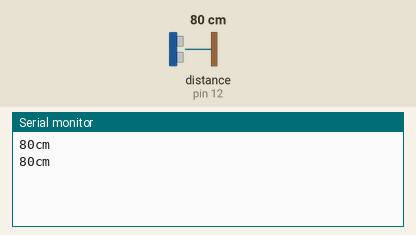
Recording of a sketch running on a simulated Arduino Mega 2560, built with avr-gcc and run on an emulated ATmega2560. On the bench: the last lines printed to the serial monitor. Inputs (shaded band) come from the test bench; at power-on: distance to the obstacle (sensor on pin 12) 80 cm. The echo pulse lasts 58.3 µs per cm.

Above: at 2.2 s.
2.3 s: distance to the obstacle (sensor on pin 12) set to 2 cm
At 3.6 s:
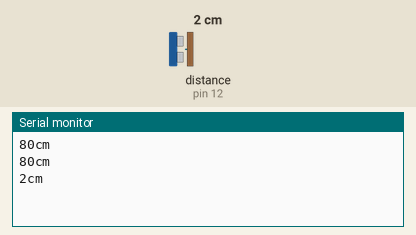
3.8 s: distance to the obstacle (sensor on pin 12) set to 4 cm
At 4.5 s:
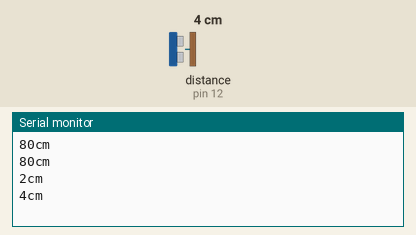
Timing chart, 0 to 6.8 s (numbered marks = the images above; inputs shaded):
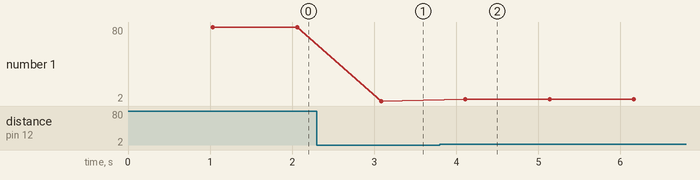

Measured:
- after the input at 2.3 s, the serial monitor: prints a new line after 0.79 s (image 1)
- after the input at 3.8 s, the serial monitor: prints a new line after 0.31 s (image 2)
- plotted number 1: 80 → 2 after the input at 2.3 s, 2 → 4 after the input at 3.8 s

The sketch:

LESSON11_MEGA.ino
```cpp
#include "SR04.h"
#define TRIG_PIN 12
#define ECHO_PIN 11
SR04 sr04 = SR04(ECHO_PIN, TRIG_PIN);
long a;
int LedPin = 13;


void setup() {
  // put your setup code here, to run once:
  Serial.begin(9600);
  delay(1000);

}

void loop() {
  // put your main code here, to run repeatedly:
  a = sr04.Distance();
  Serial.print(a);
  Serial.println("cm");
  if(a < 10)   digitalWrite(LedPin, HIGH);
  delay(1000);
  digitalWrite(LedPin, LOW);
}
```
